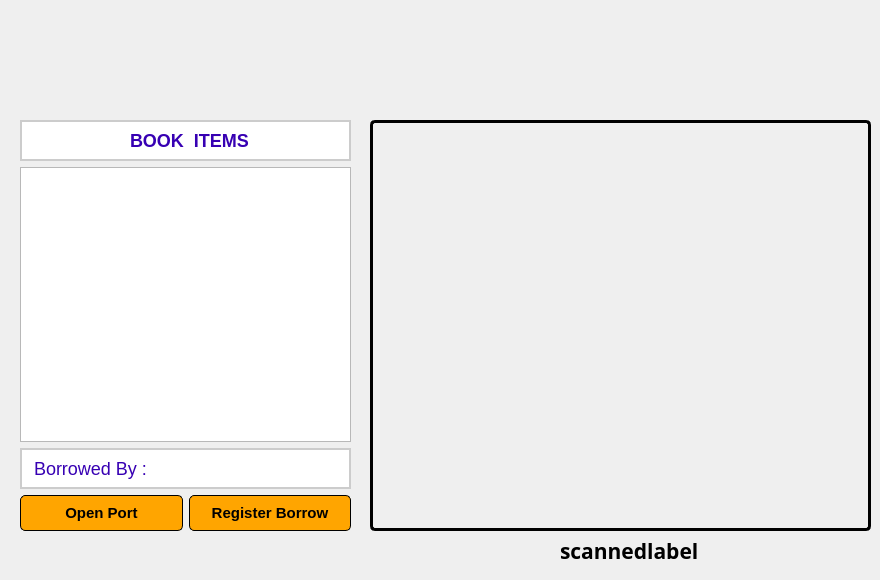
         <widget class="QWidget" name="page_2">
          <widget class="QWidget" name="verticalLayoutWidget_2">
           <property name="geometry">
            <rect>
             <x>20</x>
             <y>120</y>
             <width>331</width>
             <height>411</height>
            </rect>
           </property>
           <layout class="QVBoxLayout" name="verticalLayout_6">
            <item>
             <widget class="QLabel" name="label_3">
              <property name="font">
               <font>
                <family>Arial,sans-serif</family>
                <pointsize>-1</pointsize>
                <weight>75</weight>
                <bold>true</bold>
               </font>
              </property>
              <property name="styleSheet">
               <string notr="true">/* Style for QLabel */
QLabel {
    color: #3700B3; /* Text color */
    font-family: Arial, sans-serif; /* Font family */
    font-size: 18px; /* Font size */
    border: 2px solid #CCCCCC; /* Border */
    padding: 8px; /* Padding around the content */
    background-color: #FFFFFF; /* Background color */
}

/* QLabel when it's disabled */
QLabel:disabled {
    color: #999999; /* Text color for disabled state */
    background-color: #F5F5F5; /* Background color for disabled state */
}

/* QLabel with hover effect */
QLabel:hover {
    background-color: #86fefff5; /* Background color on hover */
}

/* QLabel when clicked (pressed) */
QLabel:pressed {
    background-color: #CCCCCC; /* Background color when clicked */
}
</string>
              </property>
              <property name="text">
               <string>                   BOOK  ITEMS</string>
              </property>
             </widget>
            </item>
            <item>
             <widget class="QListView" name="booklist">
              <property name="styleSheet">
               <string notr="true">    background-color: #f4fdff; /* Background color */
    border: 1px solid #000000; /* Border */
    border-radius: 5px; /* Rounded corners */
    padding: 10px;

/* Style for items (list items) within QListView */
QListView::item {
    background-color: #FFFFFF; /* Item background color */
    border: 1px solid #DDDDDD; /* Item border */
    border-radius: 2px; /* Rounded corners for items */
    padding: 5px; /* Padding around each item */
}

/* Style for selected items within QListView */
QListView::item:selected {
    background-color: #4A90E2; /* Background color when selected */
    color: #FFFFFF; /* Text color when selected */
}
</string>
              </property>
             </widget>
            </item>
            <item>
             <widget class="QLabel" name="borrowerlabel">
              <property name="styleSheet">
               <string notr="true">/* Style for QLabel */
QLabel {
    color: #3700B3; /* Text color */
    font-family: Arial, sans-serif; /* Font family */
    font-size: 18px; /* Font size */
    border: 2px solid #CCCCCC; /* Border */
    padding: 8px; /* Padding around the content */
    background-color: #FFFFFF; /* Background color */
}

/* QLabel when it's disabled */
QLabel:disabled {
    color: #999999; /* Text color for disabled state */
    background-color: #F5F5F5; /* Background color for disabled state */
}

/* QLabel with hover effect */
QLabel:hover {
    background-color: #86fefff5; /* Background color on hover */
}

/* QLabel when clicked (pressed) */
QLabel:pressed {
    background-color: #CCCCCC; /* Background color when clicked */
}
</string>
              </property>
              <property name="text">
               <string>Borrowed By :</string>
              </property>
             </widget>
            </item>
            <item>
             <layout class="QHBoxLayout" name="horizontalLayout_6">
              <item>
               <widget class="QPushButton" name="serportclose">
                <property name="styleSheet">
                 <string notr="true">/* Style for QPushButton */
QPushButton {
    background-color: #FFA500; /* Orange background color */
    color: #000000; /* Black text color */
    border: 1px solid #000000; /* Black border */
    border-radius: 5px; /* Rounded corners */
    padding: 8px 10px; /* Padding around the button text */
	font-size: 15px;
	font-weight: 500;
}

/* QPushButton when hovered */
QPushButton:hover {
    background-color: #FFD700; /* Lighter orange on hover */
}
</string>
                </property>
                <property name="text">
                 <string>Open Port</string>
                </property>
               </widget>
              </item>
              <item>
               <widget class="QPushButton" name="initborrow">
                <property name="styleSheet">
                 <string notr="true">/* Style for QPushButton */
QPushButton {
    background-color: #FFA500; /* Orange background color */
    color: #000000; /* Black text color */
    border: 1px solid #000000; /* Black border */
    border-radius: 5px; /* Rounded corners */
    padding: 8px 10px; /* Padding around the button text */
	font-size: 15px;
	font-weight: 500;
}

/* QPushButton when hovered */
QPushButton:hover {
    background-color: #FFD700; /* Lighter orange on hover */
}
</string>
                </property>
                <property name="text">
                 <string>Register Borrow</string>
                </property>
                <property name="flat">
                 <bool>false</bool>
                </property>
               </widget>
              </item>
             </layout>
            </item>
           </layout>
          </widget>
          <widget class="QLabel" name="image_label">
           <property name="geometry">
            <rect>
             <x>370</x>
             <y>120</y>
             <width>501</width>
             <height>411</height>
            </rect>
           </property>
           <property name="font">
            <font>
             <pointsize>25</pointsize>
            </font>
           </property>
           <property name="styleSheet">
            <string notr="true">border: 3px solid black;
padding: 2px;
border-radius: 5px;
</string>
           </property>
           <property name="text">
            <string/>
           </property>
          </widget>
          <widget class="QLabel" name="scannedlabel">
           <property name="geometry">
            <rect>
             <x>560</x>
             <y>530</y>
             <width>171</width>
             <height>41</height>
            </rect>
           </property>
           <property name="font">
            <font>
             <family>Sitka</family>
             <pointsize>16</pointsize>
             <weight>75</weight>
             <bold>true</bold>
            </font>
           </property>
           <property name="text">
            <string>scannedlabel</string>
           </property>
          </widget>
          <widget class="QLabel" name="loadingLabel">
           <property name="geometry">
            <rect>
             <x>570</x>
             <y>260</y>
             <width>101</width>
             <height>111</height>
            </rect>
           </property>
           <property name="styleSheet">
            <string notr="true">image: url(:/icon/icon/loadingR.gif);</string>
           </property>
           <property name="text">
            <string/>
           </property>
          </widget>
         </widget>
